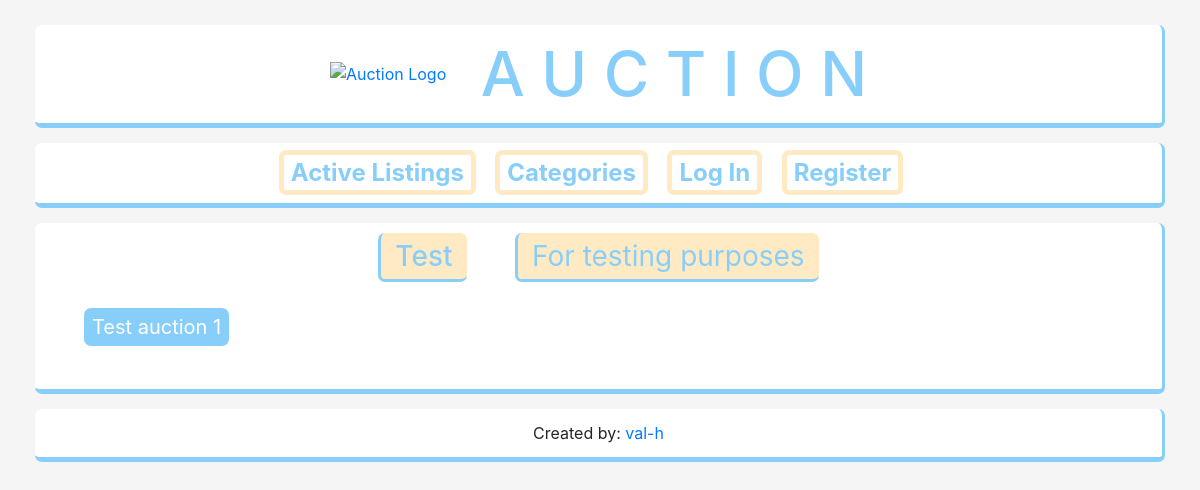
/categories/5, run on an earlier commit of the app's database.
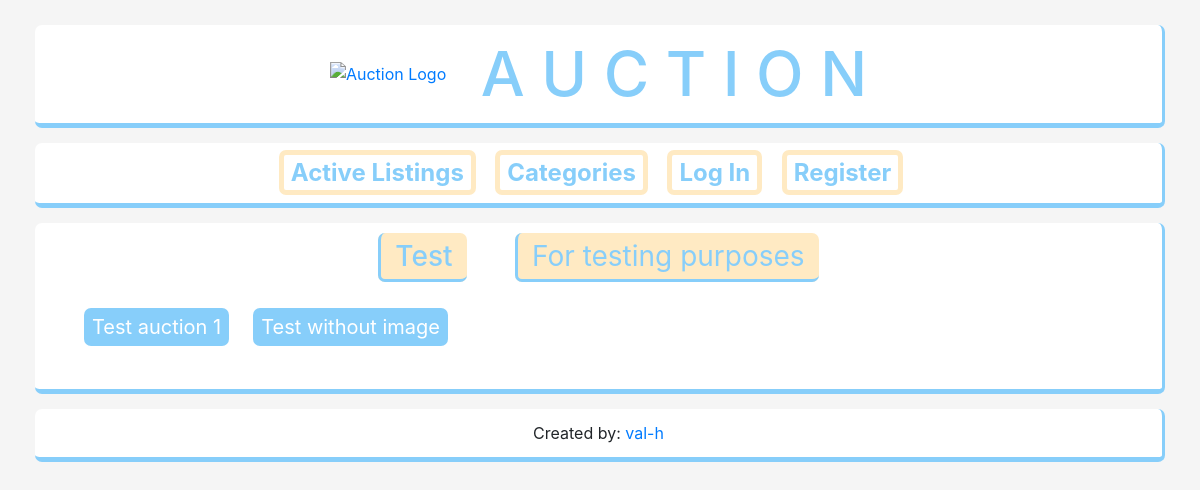
And on a later commit of the database.
### auctions/models.py (models this page shows, shortened)
class Listing(models.Model):
    title = models.CharField(max_length=80)
    description = models.TextField()
    owner = models.ForeignKey(User, on_delete=models.CASCADE, related_name="listings")
    date = models.DateTimeField(auto_now_add=True)
    start_price = models.DecimalField(max_digits=12, decimal_places=2)
    current_price = models.DecimalField(max_digits=12, decimal_places=2)
    active = models.BooleanField(default=True)
    winner = models.ForeignKey(User, blank=True, null=True, on_delete=models.CASCADE, related_name="auctions_won")
    image = models.ImageField(upload_to="images/", blank=True)
    category = models.ForeignKey(Category, on_delete=models.PROTECT, blank=True, related_name="listings")

### auctions/views.py (the view)
# urls.py: path("categories/<int:category_id>", views.category_view, name='category'),
def category_view(request, category_id):
    category = Category.objects.get(id=category_id)
    return render(request, 'auctions/category.html', {
        'category': category,
        'listings': category.listings.all(),
    })

### auctions/templates/auctions/category.html (shortened to what this page needs)
{% extends 'auctions/layout.html' %}
{% block body %}
    <div id="category-wrapper">
        <h2 id="category-title">{{ category.title }}</h2>
        <p id="category-description">{{ category.description }}</p>
        <div id="category-flex-container">
            {% for listing in listings %}
                <a class="category-item" href="{% url 'auctions:listing' listing.id %}">{{ listing.title }}</a>
            {% empty %}
                No listings available for this category.
            {% endfor %}
        </div>
    </div>
{% endblock %}

What changed in the data, as far as the page shows it:
added Listing: title "Test without image"
